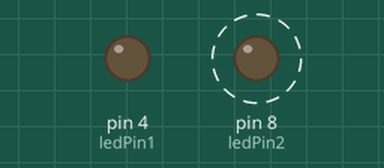
Bench run of a sketch on a simulated Arduino Uno, built with avr-gcc and run on an emulated ATmega328P. Parts: output pins drawn as LEDs (lit = HIGH). Dashed ring = blinking.

Above: at 0.2 s.
At 7.7 s:
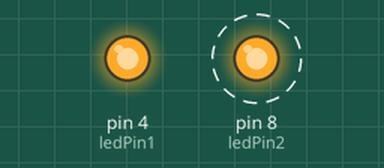
Timing chart, 0 to 9.2 s (numbered marks = the images above):
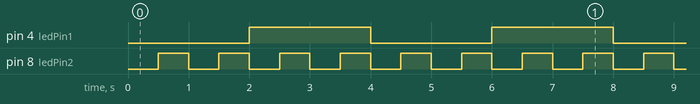

The sketch:

ex04.ino
```cpp
// Arduino Board Layout:
//                   +5V
//                    |
// Pin 4 ------------ LED 1 (with resistor)
//                    |
// Pin 8 ------------ LED 2 (with resistor)
//                    |
//                   GND

// Tool for online arduino board layout:
// https://www.tinkercad.com/

const int ledPin1 = 4;   // Pin 4 is connected to LED 1 with a resistor
const int ledPin2 = 8;   // Pin 8 is connected to LED 2 with a resistor
long premillis1 = 0;     // Variable to store the previous time for LED 1
long premillis2 = 0;     // Variable to store the previous time for LED 2
int state1 = LOW;        // Variable to store the state of LED 1 (LOW = off, HIGH = on)
int state2 = LOW;        // Variable to store the state of LED 2 (LOW = off, HIGH = on)

void setup()
{
  pinMode(ledPin1, OUTPUT);  // Set Pin 4 as an output pin for LED 1
  pinMode(ledPin2, OUTPUT);  // Set Pin 8 as an output pin for LED 2
}

void loop()
{
  unsigned long curmillis = millis();   // Get the current time in milliseconds
  // If the time elapsed since the last change is greater than or equal to 2000 ms (2 seconds)
  if (curmillis - premillis1 >= 2000)
  {
    premillis1 = curmillis;   // Update the previous time for LED 1 to the current time
    // Toggle the state of LED 1
    if (state1 == LOW)
    {
      state1 = HIGH;
    }
    else
    {
      state1 = LOW;
    }
    digitalWrite(ledPin1, state1);   // Set the output of Pin 4 to the new state for LED 1
  }
  // If the time elapsed since the last change is greater than or equal to 500 ms
  if (curmillis - premillis2 >= 500)
  {
    premillis2 = curmillis;   // Update the previous time for LED 2 to the current time
    // Toggle the state of LED 2
    if (state2 == LOW)
    {
      state2 = HIGH;
    }
    else
    {
      state2 = LOW;
    }
    digitalWrite(ledPin2, state2);   // Set the output of Pin 8 to the new state for LED 2
  }
}
```

Measured:
- by itself, pin 4 (ledPin1): alternates HIGH for 2.0 s and LOW for 2.0 s
- by itself, pin 8 (ledPin2): alternates HIGH for 0.50 s and LOW for 0.50 s
- by itself, everything shown: repeats every 4.0 s, in 8 steps
